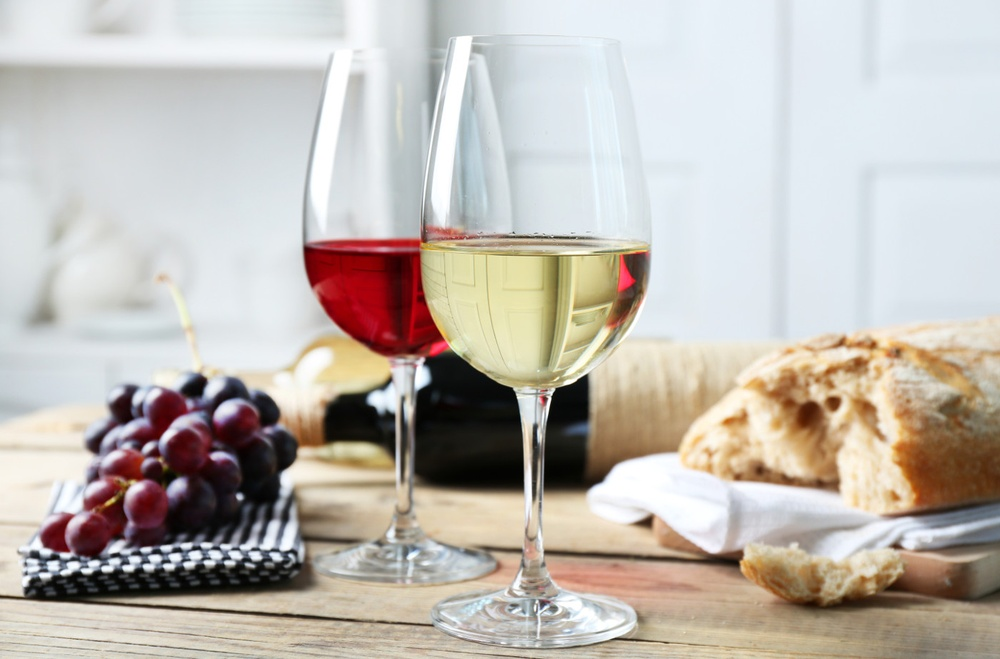
#> input picture global-default-fallback.jpg, 1000 x 659 px, shrunk from 1400 x 922 before the run
$ jupyter execute --allow-errors DetectCorners.ipynb   (shell and % lines are left out)
#> lines starting #> are read from the running program, lines starting #| are printed output that depends on the picture
[cell 1]
import numpy as np
import cv2
import matplotlib.pyplot as plt

[cell 2]
img = cv2.imread('./global-default-fallback.jpg')
#> img is the input picture: shape (659, 1000, 3); mean B, G, R 178.6, 185.5, 191.8
img = cv2.cvtColor(img, cv2.COLOR_BGR2RGB)
plt.imshow(img)

[cell 3]
gray = cv2.cvtColor(img, cv2.COLOR_BGR2GRAY)
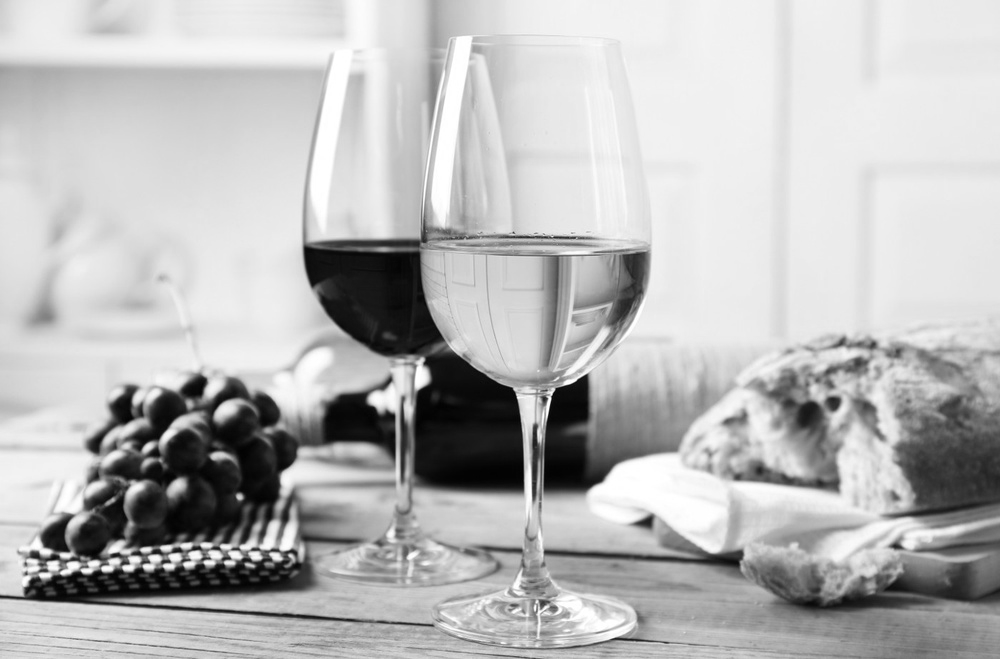
#> gray: shape (659, 1000); min 1, max 255, mean 184.1
gray = np.float32(gray)
plt.imshow(gray)

#> (a cell that did not finish here is left out)

[cell 5]
corners = cv2.goodFeaturesToTrack(gray,maxCorners=30,qualityLevel=0.01,minDistance=10)
#> corners = 30 rows, first 8: [149, 562], [129, 563], [224, 562], [203, 562], [170, 562], [587, 375], [108, 564], [190, 560]
corners = np.int64(corners)
print(corners)
#> (printed output is left out)

[cell 6]
for corner in corners:
    x,y = corner.ravel()
    cv2.circle(img,(x,y),3,255,-1)
#> this loop made 30 passes
#> (x, y) on passes 1 to 12: (149, 562), (129, 563), (224, 562), (203, 562), (170, 562), (587, 375), (108, 564), (190, 560), (26, 572), (140, 549), (289, 555), (88, 567)
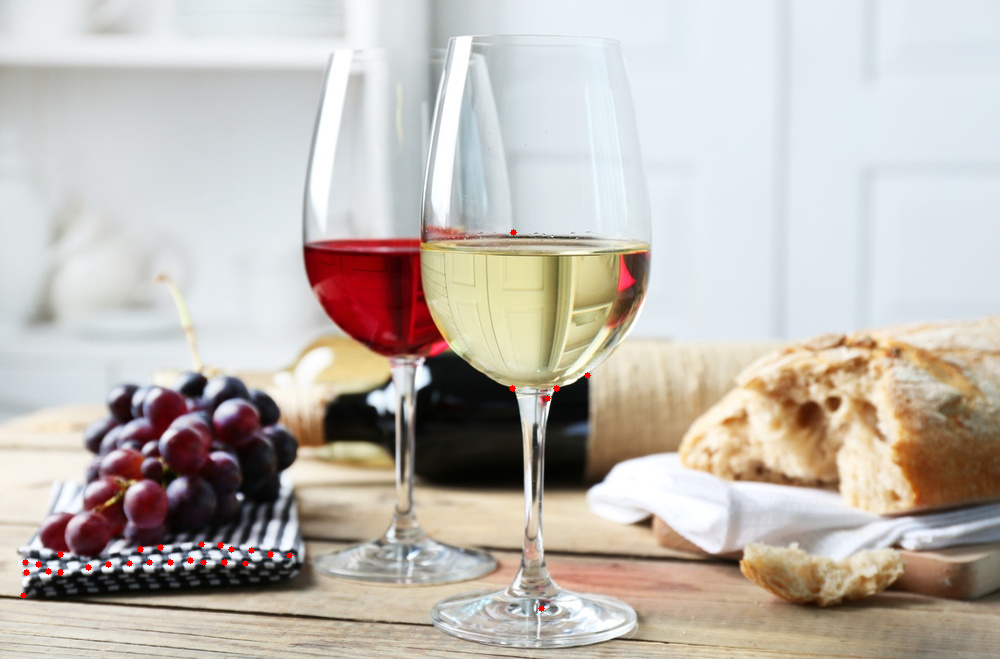
#> img: shape (659, 1000, 3); mean R, G, B 192, 185.3, 178.4

[cell 7]
cv2.imwrite('detectedcorners.jpg', img)
#> Out = True
